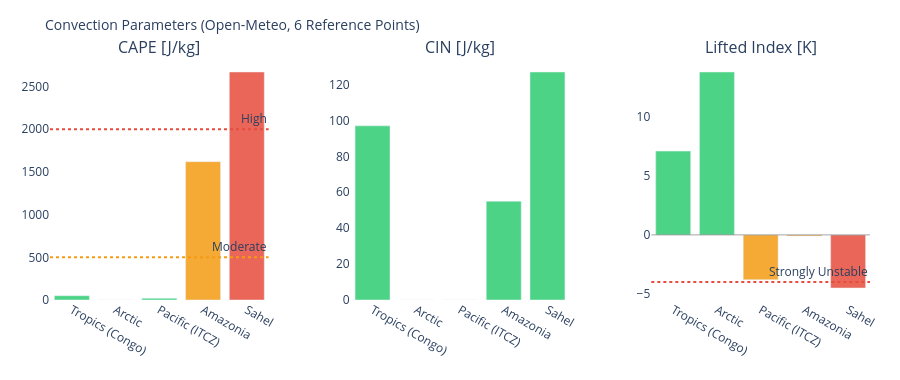

Notebook code for this chart:
### Markdown cell above
---
## 3. Visualizations

### Code cell
# ============================================================
# CAPE / CIN / LIFTED INDEX – Convection potential
# ============================================================

if not df_atm.empty:
    fig = make_subplots(
        rows=1, cols=3,
        subplot_titles=['CAPE [J/kg]', 'CIN [J/kg]', 'Lifted Index [K]'],
        horizontal_spacing=0.1
    )
    pts = df_atm['point'].tolist()
    pt_colors = ['#E85D24','#185FA5','#888780','#378ADD','#639922','#F2A623']

    # CAPE – höher = mehr Gewitterpotential
    cape_vals = df_atm['cape'].fillna(0).tolist()
    cape_colors = ['#e74c3c' if v > 2000 else '#f39c12' if v > 500 else '#2ecc71'
                   for v in cape_vals]
    fig.add_trace(go.Bar(x=pts, y=cape_vals, marker_color=cape_colors,
                         opacity=0.85, showlegend=False), row=1, col=1)
    fig.add_hline(y=2000, line_dash='dot', line_color='#e74c3c',
                  annotation_text='High', row=1, col=1)
    fig.add_hline(y=500,  line_dash='dot', line_color='#f39c12',
                  annotation_text='Moderate', row=1, col=1)

    # CIN – negativer = stärker gedeckelt (weniger Auslöse)
    cin_vals = df_atm['cin'].fillna(0).tolist()
    cin_colors = ['#e74c3c' if v < -200 else '#f39c12' if v < -50 else '#2ecc71'
                  for v in cin_vals]
    fig.add_trace(go.Bar(x=pts, y=cin_vals, marker_color=cin_colors,
                         opacity=0.85, showlegend=False), row=1, col=2)

    # Lifted Index – negativ = instabil
    li_vals = df_atm['li'].fillna(0).tolist()
    li_colors = ['#e74c3c' if v < -4 else '#f39c12' if v < 0 else '#2ecc71'
                 for v in li_vals]
    fig.add_trace(go.Bar(x=pts, y=li_vals, marker_color=li_colors,
                         opacity=0.85, showlegend=False), row=1, col=3)
    fig.add_hline(y=0, line_color='gray', line_width=0.7, row=1, col=3)
    fig.add_hline(y=-4, line_dash='dot', line_color='#e74c3c',
                  annotation_text='Strongly Unstable', row=1, col=3)

    fig.update_layout(
        title=dict(text='Convection Parameters (Open-Meteo, 6 Reference Points)', font=dict(size=14)),
        height=380, plot_bgcolor='rgba(0,0,0,0)', paper_bgcolor='rgba(0,0,0,0)',
        margin=dict(l=50, r=30, t=60, b=80)
    )
    fig.update_xaxes(tickangle=30)
    fig.show()

### Figure 1 — Plotly figure (JSON) as saved in the notebook; plotly's stock layout.template omitted (floating-point values rounded to 4 significant figures)
{"data": [{"marker": {"color": ["#2ecc71", "#2ecc71", "#2ecc71", "#f39c12", "#e74c3c"]}, "opacity": 0.85, "showlegend": false, "type": "bar", "x": ["Tropics (Congo)", "Arctic", "Pacific (ITCZ)", "Amazonia", "Sahel"], "xaxis": "x", "y": [50.0, 0.0, 20.0, 1620.0, 2670.0], "yaxis": "y"}, {"marker": {"color": ["#2ecc71", "#2ecc71", "#2ecc71", "#2ecc71", "#2ecc71"]}, "opacity": 0.85, "showlegend": false, "type": "bar", "x": ["Tropics (Congo)", "Arctic", "Pacific (ITCZ)", "Amazonia", "Sahel"], "xaxis": "x2", "y": [97.0, 0.0, 0.0, 55.0, 127.0], "yaxis": "y2"}, {"marker": {"color": ["#2ecc71", "#2ecc71", "#f39c12", "#f39c12", "#e74c3c"]}, "opacity": 0.85, "showlegend": false, "type": "bar", "x": ["Tropics (Congo)", "Arctic", "Pacific (ITCZ)", "Amazonia", "Sahel"], "xaxis": "x3", "y": [7.1, 13.8, -3.8, -0.1, -4.5], "yaxis": "y3"}], "layout": {"annotations": [{"font": {"size": 16}, "showarrow": false, "text": "CAPE [J/kg]", "x": 0.1333, "xanchor": "center", "xref": "paper", "y": 1.0, "yanchor": "bottom", "yref": "paper"}, {"font": {"size": 16}, "showarrow": false, "text": "CIN [J/kg]", "x": 0.5, "xanchor": "center", "xref": "paper", "y": 1.0, "yanchor": "bottom", "yref": "paper"}, {"font": {"size": 16}, "showarrow": false, "text": "Lifted Index [K]", "x": 0.8667, "xanchor": "center", "xref": "paper", "y": 1.0, "yanchor": "bottom", "yref": "paper"}, {"showarrow": false, "text": "High", "x": 1, "xanchor": "right", "xref": "x domain", "y": 2000, "yanchor": "bottom", "yref": "y"}, {"showarrow": false, "text": "Moderate", "x": 1, "xanchor": "right", "xref": "x domain", "y": 500, "yanchor": "bottom", "yref": "y"}, {"showarrow": false, "text": "Strongly Unstable", "x": 1, "xanchor": "right", "xref": "x3 domain", "y": -4, "yanchor": "bottom", "yref": "y3"}], "height": 380, "margin": {"b": 80, "l": 50, "r": 30, "t": 60}, "paper_bgcolor": "rgba(0,0,0,0)", "plot_bgcolor": "rgba(0,0,0,0)", "shapes": [{"line": {"color": "#e74c3c", "dash": "dot"}, "type": "line", "x0": 0, "x1": 1, "xref": "x domain", "y0": 2000, "y1": 2000, "yref": "y"}, {"line": {"color": "#f39c12", "dash": "dot"}, "type": "line", "x0": 0, "x1": 1, "xref": "x domain", "y0": 500, "y1": 500, "yref": "y"}, {"line": {"color": "gray", "width": 0.7}, "type": "line", "x0": 0, "x1": 1, "xref": "x3 domain", "y0": 0, "y1": 0, "yref": "y3"}, {"line": {"color": "#e74c3c", "dash": "dot"}, "type": "line", "x0": 0, "x1": 1, "xref": "x3 domain", "y0": -4, "y1": -4, "yref": "y3"}], "title": {"font": {"size": 14}, "text": "Convection Parameters (Open-Meteo, 6 Reference Points)"}, "xaxis": {"anchor": "y", "domain": [0.0, 0.2667], "tickangle": 30}, "xaxis2": {"anchor": "y2", "domain": [0.3667, 0.6333], "tickangle": 30}, "xaxis3": {"anchor": "y3", "domain": [0.7333, 1.0], "tickangle": 30}, "yaxis": {"anchor": "x", "domain": [0.0, 1.0]}, "yaxis2": {"anchor": "x2", "domain": [0.0, 1.0]}, "yaxis3": {"anchor": "x3", "domain": [0.0, 1.0]}}}
